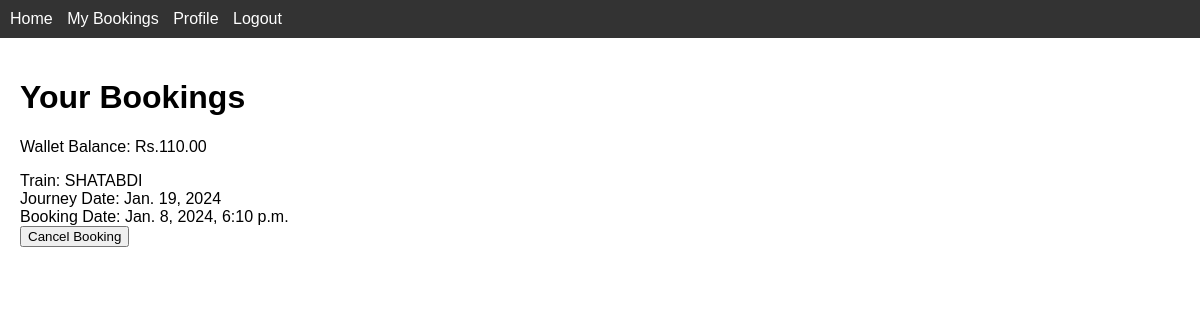
The app's page /user/bookings/ (signed in) with its own data.
### ticketing/models.py (models this page shows, shortened)
class UserProfile(models.Model):
    user = models.OneToOneField(User, on_delete=models.CASCADE, related_name='user_profile')
    wallet_balance = models.DecimalField(max_digits=10, decimal_places=2, default=0.0)
    objects = UserProfileManager()
    class Meta:
        app_label = 'ticketing'

class Booking(models.Model):
    user = models.ForeignKey(settings.AUTH_USER_MODEL, on_delete=models.CASCADE, related_name='bookings')
    train = models.ForeignKey(Train, on_delete=models.CASCADE)
    passengers = models.ManyToManyField(Passenger, related_name='bookings')
    journey_date = models.DateField()
    booking_date = models.DateTimeField(auto_now_add=True)

class Train(models.Model):
    name = models.CharField(max_length=100)
    source = models.CharField(max_length=100)
    destination = models.CharField(max_length=100)
    departure_time = models.DateTimeField()
    fare = models.DecimalField(max_digits=8, decimal_places=2)
    available_seats = models.PositiveIntegerField()
    schedule = models.CharField(max_length=100)

### ticketing/views.py (the view)
# urls.py: path('user/bookings/', user_bookings, name='user_bookings'),
@login_required
def user_bookings(request):
    try:
        user_profile = UserProfile.objects.get(user=request.user)
    except UserProfile.DoesNotExist:
        user_profile = None
    bookings = Booking.objects.filter(user=request.user)
    return render(request, 'user_bookings.html', {'bookings': bookings, 'user_profile': user_profile})

### ticketing/templates/user_bookings.html (shortened to what this page needs)
{% extends 'base.html' %}
{% block content %}
    <h1>Your Bookings</h1>
    <p>Wallet Balance: Rs.{{ user_profile.wallet_balance }}</p>
     {% if bookings %}
    <ul>
        {% for booking in bookings %}
            <li>
                Train: {{ booking.train.name }}<br>
                Journey Date: {{ booking.journey_date }}<br>
                Booking Date: {{ booking.booking_date }}<br>
                <form method="post" action="{% url 'ticketing:cancel_booking' booking.id %}">
                    <button type="submit">Cancel Booking</button>
                </form>
            </li>
        {% endfor %}
    </ul>
    {% else %}
    <p>No bookings yet.</p>
  {% endif %}
{% endblock %}

### ticketing/templates/base.html (style rules this page uses)
body { font-family: Arial, sans-serif; margin: 0; padding: 0; }
ul { list-style: none; margin: 0; padding: 0; }
li { display: inline-block; margin-right: 10px; }

### records on screen
UserProfile: wallet_balance "110.00"
Booking: train.name "SHATABDI", journey_date "Jan. 19, 2024", booking_date "Jan. 8, 2024, 6:10 p.m."
